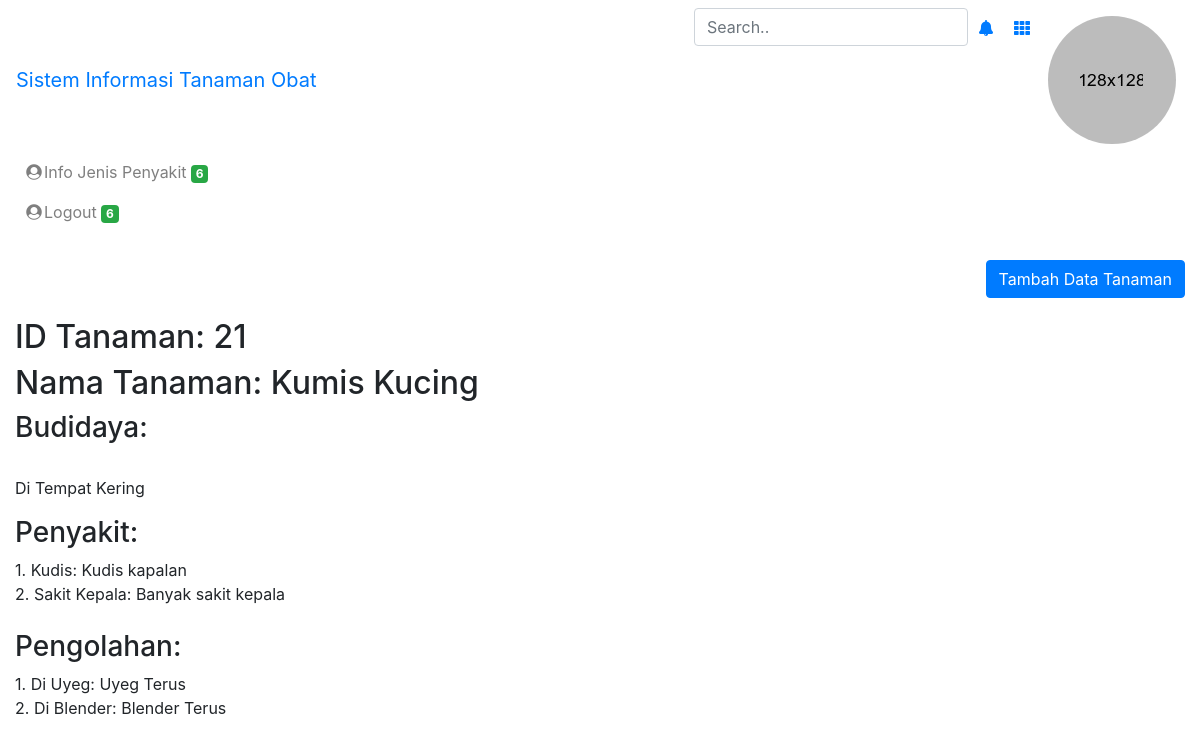
Page /show_tanaman.php?id=21 (signed in) on the committed database.
### tables this page shows
CREATE TABLE `ttanaman` (
  `id_tanaman` int(11) NOT NULL,
  `nama` varchar(100) NOT NULL,
  `keterangan` text NOT NULL,
  `id` int(11) NOT NULL
);

CREATE TABLE `tpenyakit` (
  `id_penyakit` int(11) NOT NULL,
  `nama` varchar(100) NOT NULL,
  `keterangan` text NOT NULL,
  `id_tanaman` int(11) NOT NULL
);

CREATE TABLE `tpengolahan` (
  `id_pengolahan` int(11) NOT NULL,
  `nama` varchar(100) NOT NULL,
  `keterangan` text NOT NULL,
  `id_tanaman` int(11) NOT NULL
);

### show_tanaman.php (the view, shortened to what this page needs)
<?php
  require_once("config.php");
   include('template/header.php');
   include('template/sidebar_admin.php');
?>
<body>
<?php
  $idTanaman = $_GET['id'];
	$pdo_statement = $db->prepare("SELECT * FROM ttanaman WHERE id_tanaman=$idTanaman");
	$pdo_statement->execute();
	$result = $pdo_statement->fetchAll();
?>
<div style="text-align:right;margin:20px 0px;"><a class="btn btn-primary" href="jenis_tanaman_add.php" class="button_link"> Tambah Data Tanaman </a></div>
	<?php
	if(!empty($result)) {
		foreach($result as $row) {
	?>
    <h2>ID Tanaman: <?php echo $row["id_tanaman"] ?></h2>
    <h2>Nama Tanaman: <?php echo $row["nama"] ?></h2>
    <h3>Budidaya:</h3>
    <br>
    <p><?php echo $row["keterangan"]; ?></p>
    <h3>Penyakit:</h3>
    <?php
      $pdo_statement2 = $db->prepare("SELECT * FROM tpenyakit WHERE id_tanaman=$idTanaman");
      $pdo_statement2->execute();
      $result2 = $pdo_statement2->fetchAll();
      $no = 1;
      if(!empty($result2)) {
    		foreach($result2 as $row2) {
          echo $no . ".   ";
          echo $row2["nama"] . ": ";
          echo $row2["keterangan"];
          echo "<br />";
          $no++;
        }
      }
     ?>
     <br>
     <h3>Pengolahan:</h3>
     <?php
       $pdo_statement3 = $db->prepare("SELECT * FROM tpengolahan WHERE id_tanaman=$idTanaman");
       $pdo_statement3->execute();
       $result3 = $pdo_statement3->fetchAll();
       $no = 1;
       if(!empty($result3)) {
     		foreach($result3 as $row3) {
           echo $no . ".   ";
           echo $row3["nama"] . ": ";
           echo $row3["keterangan"];
           echo "<br />";
           $no++;
         }
       }
      ?>
    <?php
		}
	}
	?>
<?php
  include('template/header.php');
?>

### rows in the picture
ttanaman: id_tanaman "21", nama "Kumis Kucing", keterangan "Di Tempat Kering"
tpenyakit: nama "Kudis", keterangan "Kudis kapalan"
tpenyakit: nama "Sakit Kepala", keterangan "Banyak sakit kepala"
tpengolahan: nama "Di Uyeg", keterangan "Uyeg Terus"
tpengolahan: nama "Di Blender", keterangan "Blender Terus"
